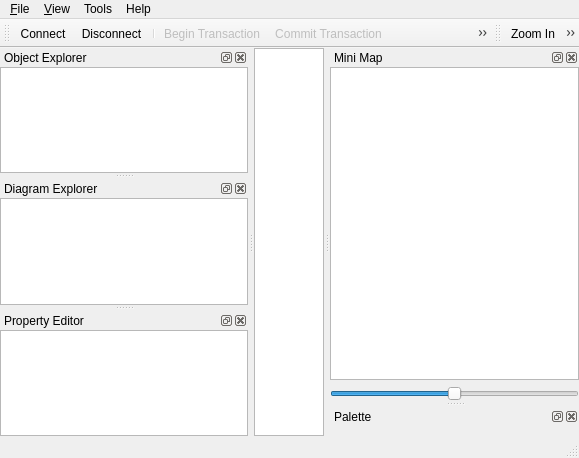
<ui version="4.0" >
 <class>MainWindowUi</class>
 <widget class="QMainWindow" name="MainWindowUi" >
  <property name="geometry" >
   <rect>
    <x>0</x>
    <y>0</y>
    <width>579</width>
    <height>458</height>
   </rect>
  </property>
  <property name="windowTitle" >
   <string>QReal</string>
  </property>
  <property name="windowIcon" >
   <iconset resource="../static.qrc" >
    <normaloff>:/icons/qreal.png</normaloff>:/icons/qreal.png</iconset>
  </property>
  <widget class="QWidget" name="centralwidget" >
   <layout class="QGridLayout" >
    <property name="margin" >
     <number>0</number>
    </property>
    <property name="spacing" >
     <number>0</number>
    </property>
    <item row="0" column="0" >
     <widget class="EditorView" name="view" />
    </item>
   </layout>
  </widget>
  <widget class="QMenuBar" name="menubar" >
   <property name="geometry" >
    <rect>
     <x>0</x>
     <y>0</y>
     <width>579</width>
     <height>27</height>
    </rect>
   </property>
   <widget class="QMenu" name="menu_File" >
    <property name="title" >
     <string>&amp;File</string>
    </property>
    <addaction name="actionConnect" />
    <addaction name="actionDisconnect" />
    <addaction name="separator" />
    <addaction name="actionBeginTransaction" />
    <addaction name="actionCommitTransaction" />
    <addaction name="actionRollbackTransaction" />
    <addaction name="separator" />
    <addaction name="actionPrint" />
    <addaction name="actionMakeSvg" />
    <addaction name="separator" />
    <addaction name="actionQuit" />
   </widget>
   <widget class="QMenu" name="menu_View" >
    <property name="title" >
     <string>&amp;View</string>
    </property>
    <addaction name="actionZoom_In" />
    <addaction name="actionZoom_Out" />
    <addaction name="separator" />
    <addaction name="actionAntialiasing" />
    <addaction name="actionOpenGL_Renderer" />
    <addaction name="separator" />
    <addaction name="actionUndo" />
    <addaction name="actionRedo" />
    <addaction name="actionCommand_list" />
   </widget>
   <widget class="QMenu" name="menuHelp" >
    <property name="title" >
     <string>Help</string>
    </property>
    <addaction name="actionHelp" />
    <addaction name="separator" />
    <addaction name="actionAbout" />
    <addaction name="actionAboutQt" />
   </widget>
   <widget class="QMenu" name="menuTools" >
    <property name="title" >
     <string>Tools</string>
    </property>
    <addaction name="actionOptions" />
    <addaction name="actionRun_test_queries" />
    <addaction name="actionReconnect" />
   </widget>
   <addaction name="menu_File" />
   <addaction name="menu_View" />
   <addaction name="menuTools" />
   <addaction name="menuHelp" />
  </widget>
  <widget class="QStatusBar" name="statusbar" />
  <widget class="QDockWidget" name="objectDock" >
   <property name="allowedAreas" >
    <set>Qt::AllDockWidgetAreas</set>
   </property>
   <property name="windowTitle" >
    <string>Object Explorer</string>
   </property>
   <attribute name="dockWidgetArea" >
    <number>1</number>
   </attribute>
   <widget class="QWidget" name="dockWidgetContents_3" >
    <layout class="QVBoxLayout" >
     <property name="spacing" >
      <number>6</number>
     </property>
     <property name="margin" >
      <number>0</number>
     </property>
     <item>
      <widget class="QTreeView" name="objectExplorer" >
       <property name="acceptDrops" >
        <bool>true</bool>
       </property>
       <property name="dragDropMode" >
        <enum>QAbstractItemView::DragDrop</enum>
       </property>
      </widget>
     </item>
    </layout>
   </widget>
  </widget>
  <widget class="QDockWidget" name="diagramDock" >
   <property name="allowedAreas" >
    <set>Qt::AllDockWidgetAreas</set>
   </property>
   <property name="windowTitle" >
    <string>Diagram Explorer</string>
   </property>
   <attribute name="dockWidgetArea" >
    <number>1</number>
   </attribute>
   <widget class="QWidget" name="dockWidgetContents_2" >
    <layout class="QHBoxLayout" >
     <property name="spacing" >
      <number>6</number>
     </property>
     <property name="margin" >
      <number>0</number>
     </property>
     <item>
      <widget class="QTreeView" name="diagramExplorer" >
       <property name="contextMenuPolicy" >
        <enum>Qt::ActionsContextMenu</enum>
       </property>
       <property name="acceptDrops" >
        <bool>true</bool>
       </property>
       <property name="dragDropMode" >
        <enum>QAbstractItemView::DragDrop</enum>
       </property>
      </widget>
     </item>
    </layout>
   </widget>
  </widget>
  <widget class="QToolBar" name="fileToolbar" >
   <property name="orientation" >
    <enum>Qt::Horizontal</enum>
   </property>
   <attribute name="toolBarArea" >
    <enum>TopToolBarArea</enum>
   </attribute>
   <attribute name="toolBarBreak" >
    <bool>false</bool>
   </attribute>
   <addaction name="actionConnect" />
   <addaction name="actionDisconnect" />
   <addaction name="separator" />
   <addaction name="actionBeginTransaction" />
   <addaction name="actionCommitTransaction" />
   <addaction name="actionRollbackTransaction" />
   <addaction name="separator" />
   <addaction name="actionPrint" />
  </widget>
  <widget class="QDockWidget" name="minimapDock" >
   <property name="windowTitle" >
    <string>Mini Map</string>
   </property>
   <attribute name="dockWidgetArea" >
    <number>2</number>
   </attribute>
   <widget class="QWidget" name="dockWidgetContents_4" >
    <layout class="QVBoxLayout" >
     <property name="spacing" >
      <number>6</number>
     </property>
     <property name="margin" >
      <number>0</number>
     </property>
     <item>
      <widget class="QGraphicsView" name="minimapView" >
       <property name="dragMode" >
        <enum>QGraphicsView::ScrollHandDrag</enum>
       </property>
      </widget>
     </item>
     <item>
      <widget class="QSlider" name="minimapZoomSlider" >
       <property name="maximum" >
        <number>50</number>
       </property>
       <property name="value" >
        <number>25</number>
       </property>
       <property name="orientation" >
        <enum>Qt::Horizontal</enum>
       </property>
      </widget>
     </item>
    </layout>
   </widget>
  </widget>
  <widget class="QDockWidget" name="paletteDock" >
   <property name="windowTitle" >
    <string>Palette</string>
   </property>
   <attribute name="dockWidgetArea" >
    <number>2</number>
   </attribute>
   <widget class="QWidget" name="dockWidgetContents_5" >
    <layout class="QHBoxLayout" >
     <property name="spacing" >
      <number>6</number>
     </property>
     <property name="margin" >
      <number>0</number>
     </property>
     <item>
      <widget class="PaletteToolbox" name="paletteToolbox" />
     </item>
    </layout>
   </widget>
  </widget>
  <widget class="QToolBar" name="viewToolbar" >
   <property name="windowTitle" >
    <string>toolBar</string>
   </property>
   <attribute name="toolBarArea" >
    <enum>TopToolBarArea</enum>
   </attribute>
   <attribute name="toolBarBreak" >
    <bool>false</bool>
   </attribute>
   <addaction name="actionZoom_In" />
   <addaction name="actionZoom_Out" />
  </widget>
  <widget class="QDockWidget" name="propertyDock" >
   <property name="windowTitle" >
    <string>Property Editor</string>
   </property>
   <attribute name="dockWidgetArea" >
    <number>1</number>
   </attribute>
   <widget class="QWidget" name="dockWidgetContents" >
    <layout class="QVBoxLayout" >
     <property name="spacing" >
      <number>6</number>
     </property>
     <property name="margin" >
      <number>0</number>
     </property>
     <item>
      <widget class="QTableView" name="propertyEditor" >
       <property name="alternatingRowColors" >
        <bool>true</bool>
       </property>
       <property name="showGrid" >
        <bool>true</bool>
       </property>
      </widget>
     </item>
    </layout>
   </widget>
  </widget>
  <action name="actionQuit" >
   <property name="text" >
    <string>&amp;Quit</string>
   </property>
  </action>
  <action name="actionConnect" >
   <property name="icon" >
    <iconset resource="../static.qrc" >
     <normaloff>:/icons/database_connected.png</normaloff>:/icons/database_connected.png</iconset>
   </property>
   <property name="text" >
    <string>&amp;Connect</string>
   </property>
  </action>
  <action name="actionZoom_In" >
   <property name="icon" >
    <iconset resource="../static.qrc" >
     <normaloff>:/icons/zoomin.png</normaloff>:/icons/zoomin.png</iconset>
   </property>
   <property name="text" >
    <string>Zoom In</string>
   </property>
  </action>
  <action name="actionZoom_Out" >
   <property name="icon" >
    <iconset resource="../static.qrc" >
     <normaloff>:/icons/zoomout.png</normaloff>:/icons/zoomout.png</iconset>
   </property>
   <property name="text" >
    <string>Zoom Out</string>
   </property>
  </action>
  <action name="actionAntialiasing" >
   <property name="checkable" >
    <bool>true</bool>
   </property>
   <property name="checked" >
    <bool>false</bool>
   </property>
   <property name="text" >
    <string>Antialiasing</string>
   </property>
  </action>
  <action name="actionOpenGL_Renderer" >
   <property name="checkable" >
    <bool>true</bool>
   </property>
   <property name="text" >
    <string>OpenGL Renderer</string>
   </property>
  </action>
  <action name="actionPrint" >
   <property name="icon" >
    <iconset resource="../static.qrc" >
     <normaloff>:/icons/print.png</normaloff>:/icons/print.png</iconset>
   </property>
   <property name="text" >
    <string>Print</string>
   </property>
  </action>
  <action name="actionMakeSvg" >
   <property name="text" >
    <string>Export to SVG</string>
   </property>
  </action>
  <action name="actionDisconnect" >
   <property name="icon" >
    <iconset resource="../static.qrc" >
     <normaloff>:/icons/database_disconnect.png</normaloff>:/icons/database_disconnect.png</iconset>
   </property>
   <property name="text" >
    <string>&amp;Disconnect</string>
   </property>
  </action>
  <action name="actionBeginTransaction" >
   <property name="enabled" >
    <bool>false</bool>
   </property>
   <property name="icon" >
    <iconset resource="../static.qrc" >
     <normaloff>:/icons/database_connect.png</normaloff>:/icons/database_connect.png</iconset>
   </property>
   <property name="text" >
    <string>Begin Transaction</string>
   </property>
  </action>
  <action name="actionCommitTransaction" >
   <property name="enabled" >
    <bool>false</bool>
   </property>
   <property name="icon" >
    <iconset resource="../static.qrc" >
     <normaloff>:/icons/database_commit.png</normaloff>:/icons/database_commit.png</iconset>
   </property>
   <property name="text" >
    <string>Commit Transaction</string>
   </property>
  </action>
  <action name="actionRollbackTransaction" >
   <property name="enabled" >
    <bool>false</bool>
   </property>
   <property name="icon" >
    <iconset resource="../static.qrc" >
     <normaloff>:/icons/database_revert.png</normaloff>:/icons/database_revert.png</iconset>
   </property>
   <property name="text" >
    <string>Rollback Transaction</string>
   </property>
  </action>
  <action name="actionDeleteFromDiagram" >
   <property name="text" >
    <string>Delete</string>
   </property>
   <property name="shortcut" >
    <string>Del</string>
   </property>
  </action>
  <action name="actionHelp" >
   <property name="text" >
    <string>Small Help</string>
   </property>
   <property name="shortcut" >
    <string>F1</string>
   </property>
  </action>
  <action name="actionAbout" >
   <property name="text" >
    <string>About...</string>
   </property>
  </action>
  <action name="actionAboutQt" >
   <property name="text" >
    <string>About Qt...</string>
   </property>
  </action>
  <action name="actionOptions" >
   <property name="text" >
    <string>Palette toolbox options...</string>
   </property>
  </action>
  <action name="actionUndo" >
   <property name="text" >
    <string>Undo</string>
   </property>
  </action>
  <action name="actionRedo" >
   <property name="text" >
    <string>Redo</string>
   </property>
  </action>
  <action name="actionCommand_list" >
   <property name="checkable" >
    <bool>false</bool>
   </property>
   <property name="checked" >
    <bool>false</bool>
   </property>
   <property name="text" >
    <string>Show command list</string>
   </property>
  </action>
  <action name="actionRun_test_queries" >
   <property name="text" >
    <string>Run test queries</string>
   </property>
  </action>
  <action name="actionReconnect" >
   <property name="text" >
    <string>Setup repo server path</string>
   </property>
  </action>
 </widget>
 <layoutdefault spacing="0" margin="0" />
 <customwidgets>
  <customwidget>
   <class>PaletteToolbox</class>
   <extends>QToolBox</extends>
   <header>palettetoolbox.h</header>
   <container>1</container>
  </customwidget>
  <customwidget>
   <class>EditorView</class>
   <extends>QGraphicsView</extends>
   <header>editorview.h</header>
  </customwidget>
 </customwidgets>
 <resources>
  <include location="../static.qrc" />
 </resources>
 <connections/>
</ui>
